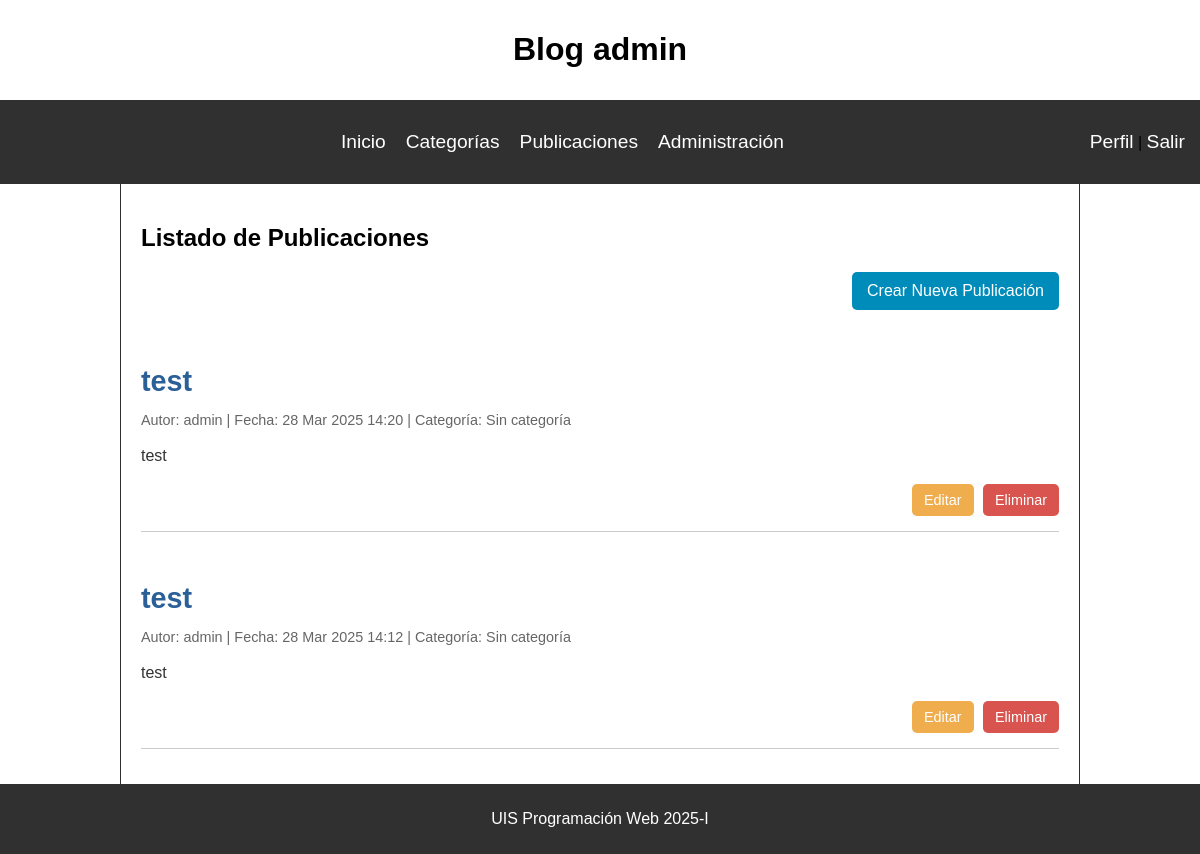
Before: /publicaciones/ (signed in) with the older database file.
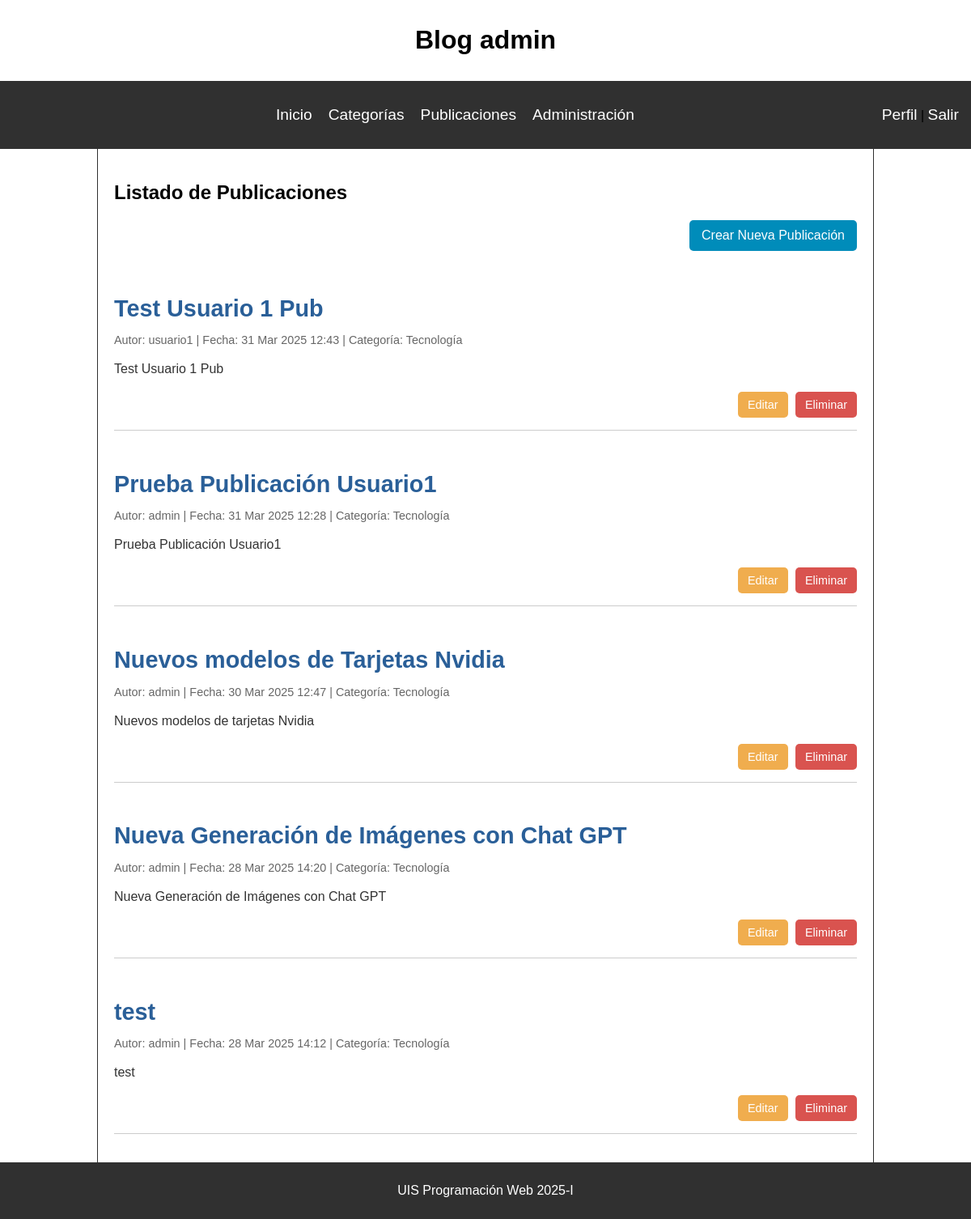
After: the same page with the newer database file.
### post/models.py (models this page shows, shortened)
class Post(models.Model):
    title = models.CharField(max_length=200)
    content = models.TextField()
    author = models.ForeignKey(User, on_delete=models.CASCADE)  # Relación con usuario
    category = models.ForeignKey(Category, on_delete=models.SET_NULL, null=True, blank=True)  # Relación con categoría
    created_at = models.DateTimeField(auto_now_add=True)
    updated_at = models.DateTimeField(auto_now=True)
    published = models.BooleanField(default=True)

class Category(models.Model):
    name = models.CharField(max_length=100, unique=True)
    class Meta:
        verbose_name = "Category"
        verbose_name_plural = "Categories"

### post/views.py (the view)
# urls.py: path('publicaciones/', views.publicaciones, name='publicaciones'),
@login_required
def publicaciones(request):
    if request.user.is_superuser or request.user.is_staff:
        posts = Post.objects.all().order_by('-created_at')  # Muestra todos los posts
    else:
        posts = Post.objects.filter(author=request.user).order_by('-created_at')  # Muestra solo los del usuario actual
    return render(request, 'post/publicaciones.html', {'posts': posts})

### post/templates/post/publicaciones.html (shortened to what this page needs)
{% extends 'post/base.html' %}
{% load static %}
{% block extra_head %}
<link rel="stylesheet" href="{% static 'post/css/publicaciones.css' %}">
{% endblock extra_head%}
{% block content %}
<h1>Listado de Publicaciones</h1>
<div class="actions">
    <a href="{% url 'nueva_publicacion' %}" class="btn-nuevo-post">Crear Nueva Publicación</a>
</div>
{% for post in posts %}
    <div class="post-container">
        <h2 class="post-title">
            <a href="{% url 'detalle_publicacion' post.id %}" class="post-title-ref">{{ post.title }}</a>
        </h2>
        <p class="post-meta">
            Autor: {{ post.author.username }} | Fecha: {{ post.created_at|date:"d M Y H:i" }} | Categoría: {{ post.category.name|default:"Sin categoría" }}
        </p>
        <p class="post-content">
            {{ post.content|truncatewords:50 }}
        </p>
        <div class="post-actions">
            <a href="{% url 'editar_publicacion' post.id %}" class="btn-editar-post">Editar</a>
            <a href="{% url 'eliminar_publicacion' post.id %}" class="btn-eliminar-post">Eliminar</a>
        </div>
    </div>
{% empty %}
    <p>No hay publicaciones disponibles.</p>
{% endfor %}
{% endblock content%}

### post/templates/post/base.html (shortened to what this page needs)
{% load static %}
<!DOCTYPE html>
<html lang="es">
<head>
    <link rel="stylesheet" href="{% static 'post/css/base.css' %}">
    {% block extra_head %}
    {% endblock extra_head %}
</head>
<body>
    <main>
        <header>
            {% if user.is_authenticated %}
            <h1>Blog {{ user.username }}</h1>
            {% else %}
            <h1>Blog Personal</h1>
            {% endif %}
        </header>
        <nav id="navbar">
            <ul>
                <li><a href="{% url 'index' %}">Inicio</a></li>
                {% if user.is_authenticated %}
                    <li><a href="{% url 'categorias' %}">Categorías</a></li>
                    <li><a href="{% url 'publicaciones' %}">Publicaciones</a></li>
                {% endif %}
                {% if user.is_staff or user.is_superuser %}
                    <li><a href="{% url 'admin:index' %}">Administración</a></li>
                {% endif %}
            </ul>
            <div>
                {% if user.is_authenticated %}
                    <p><a href="{% url 'perfil' %}">Perfil</a> | <a class="nav-link" href="#"
                        onClick="document.getElementById('logoutform').submit()">
                        Salir
                        </a>
                    </p>
                {% else %}
                    <a href="{% url 'login' %}">Iniciar Sesión</a>
                {% endif %}
            </div>
        </nav>
        <section class="page_content">
            {% block content %}
            {% endblock content%}
        </section>
        <footer>
            <p>UIS Programación Web 2025-I</p>
        </footer>
    </main>
</body>
</html>

### post/static/post/css/base.css (style rules this page uses)
html, body { height: 100%; margin: 0; }
body { display: flex; font-family: Arial, sans-serif; flex-direction: column; }
main { flex: 1; display: flex; flex-direction: column; }
header { padding: 10px; text-align: center; }
#navbar { display: flex; justify-content: space-between; padding: 15px; background-color: #303030; }
#navbar ul { display: flex; list-style: none; margin: auto; }
#navbar ul li { margin-right: 20px; }
#navbar div { display: flex; align-items: center; }
a { text-decoration: none; color: #ffffff; font-size: 1.2em; }
.page_content { padding: 20px; flex: 1; margin: 0 10vw; border-left: 1px solid #303030; border-right: 1px solid #303030; }
footer { text-align: center; padding: 10px; background-color: #303030; color: #ffffff; }

### post/static/post/css/publicaciones.css (style rules this page uses)
.post-container { border-bottom: 1px solid #ccc; padding: 15px 0; margin-bottom: 15px; }
.post-title { font-size: 1.5em; font-weight: bold; color: #222; margin-bottom: 5px; }
.post-title-ref { color: #2a5f98 !important; }
.post-meta { color: #666; font-size: 0.9em; margin-bottom: 10px; }
.post-content { font-size: 1em; line-height: 1.5; color: #333; }
.actions { margin-bottom: 20px; text-align: right; }
.btn-nuevo-post { display: inline-block; padding: 10px 15px; background-color: #008CBA; color: white; border-radius: 5px; font-size: 1em; }
.post-actions { margin-top: 10px; text-align: right; }
.btn-editar-post { display: inline-block; padding: 8px 12px; background-color: #f0ad4e; color: white; border-radius: 5px; font-size: 0.9em; text-decoration: none; margin-right: 5px; }
.btn-eliminar-post { display: inline-block; padding: 8px 12px; background-color: #d9534f; color: white; border-radius: 5px; font-size: 0.9em; text-decoration: none; }

Changed rows visible on the page:
added Post: title "Test Usuario 1 Pub", author.username "usuario1", created_at "31 Mar 2025 12:43", category.name "Tecnología", content "Test Usuario 1 Pub"
added Post: title "Prueba Publicación Usuario1", author.username "admin", created_at "31 Mar 2025 12:28", category.name "Tecnología", content "Prueba Publicación Usuario1"
added Post: title "Nuevos modelos de Tarjetas Nvidia", author.username "admin", created_at "30 Mar 2025 12:47", category.name "Tecnología", content "Nuevos modelos de tarjetas Nvidia"
changed Post: title "test" → "Nueva Generación de Imágenes con Chat GPT"; category.name "Sin categoría" → "Tecnología"; content "test" → "Nueva Generación de Imágenes con Chat GPT"
changed Post "test": category.name "Sin categoría" → "Tecnología"
